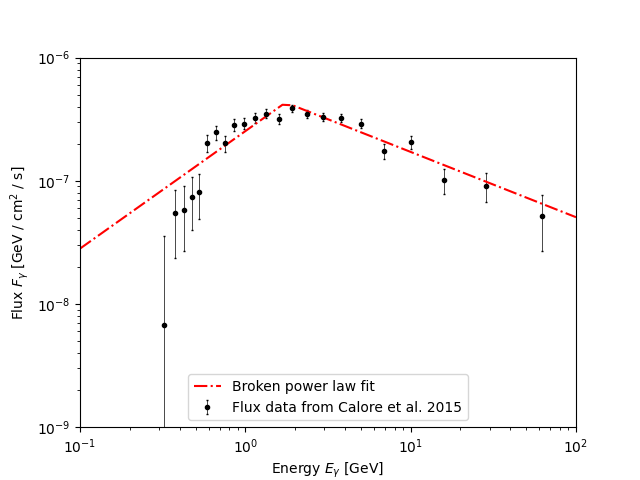

Generate this figure with Python:

#import
import time 
from datetime import timedelta
import numpy as np
import matplotlib.pyplot as plt
import scipy.integrate as integrate
from iminuit import Minuit
from iminuit.cost import LeastSquares
import sys
sys.path.insert(0, '/home/lorenzo/GCE-and-MSPs/toolbox')
from tools import cmtokpc, log_scale_int, GeVtoerg
from gce import gNRW2, broken_pl_arr, broken_pl
#from jacobi import propagate
import os

#***************************************************************
#****************************************************************
#USEFUL VALUES 
start_time = time.monotonic()

f = open('flux.txt', 'w')
lines =['flux.py results', '\n************************************************* \n \n']
f.writelines(lines)
#integration conditions
abs_err = 0.0
rel_err = 1.0e-6
div_numb = 100
#ROI bounds
b_min = np.deg2rad(2)              #ROI latitude min value
b_max = np.deg2rad(20)             #ROI latitude max value 
l_min = 0                          #ROI long. min value
l_max = b_max                      #ROI long. max value
#astronomical constants
rs = 20            #kpc            #scale radius (gNFW) 
g = 1.2            #kpc            #gamma-sloper (gNFW) 
rc = 8.5           #kpc            #Earth-GC distance
#solid angle integration
options = {'epsabs': abs_err, 'epsrel' : rel_err, 'limit' : div_numb}
#num = integrate.nquad(gNRW2, [[1.0e-6 , np.infty], [l_min, l_max], [b_min, b_max]] , args=(rs, g, rc), opts=options)
i1 = integrate.quad(np.sin, b_min, b_max, epsabs = abs_err, epsrel = rel_err, limit=div_numb)
i2 = integrate.quad(np.cos, l_min, l_max, epsabs = abs_err, epsrel = rel_err, limit=div_numb)
ang_norm = 2*i2[0]*(b_max-b_min)
#energy integratio bound
e_min = 0.1  #GeV
e_max = 10   #GeV
#****************************************************************
#Import data of Calore et al. 2015

class Data(object):
    def __init__(self):
        data = np.loadtxt('covariance.dat')
        self.ebins = data[:,0:2]  # Energy bins [GeV]
        self.emeans = self.ebins.prod(axis=1)**0.5  # Geometric mean energy [GeV]
        self.de = self.ebins[:,1] - self.ebins[:,0]  # Energy bin width [GeV]
        self.flux = data[:,2]  # (Average flux)*E^2 in energy bin[GeV/cm2/s/sr]
        self.flux_err = data[:,3]  # Flux error [GeV/cm2/s/sr]
        self.empirical_variance = data[:,4:28]  # Only empirical component [(GeV/cm2/s/sr)^2]
        self.full_variance = data[:,28:]  # Variance as it enters the spectral fit [(GeV/cm2/s/sr)^2]
        self.empirical_sigma = np.sqrt(np.diagonal(self.empirical_variance)) # Diagonal elements
        self.full_sigma = np.sqrt(np.diagonal(self.full_variance))  # Diagonal elements
        self.invSigma = np.linalg.inv(self.full_variance)  # Inverse matrix


d = Data() 

#****************************************************************
#Fit with a broken power law
l = LeastSquares(d.emeans, d.flux, d.full_sigma, broken_pl_arr) 
m = Minuit(l, 1.0e-6, 2.06, -0.6, 0.63, name=("F_0", "E_b", "n1", "n2" )) #following Dinsmore2022 notation

m.migrad()
m.hesse()

m.values[2], m.values[3] = m.values[2]+2 , m.values[3]+2  #to be better compared with Dinsmore values
f.write('Fit parameters:'), f.write('\n')
for key, value, error in zip(m.parameters, m.values, m.errors):
    line = [str(key), ' = ', str(value), ' +- ', str(error), '\n']
    for i in line: f.write(i)
m.values[2], m.values[3] = m.values[2]-2 , m.values[3]-2  #go back to fit values
#y, ycov = propagate(lambda norm, xb, n1, n2: broken_pl(d.emeans, norm, xb, n1, n2)[1], m.values, m.covariance)
#****************************************************************
#Calculation of the total flux
I = integrate.quad(broken_pl, e_min, e_max, args=tuple(m.values), epsabs = abs_err, epsrel = rel_err, limit=div_numb)
print(I[0], "  ", I[1])
f.write('--------------------------------------------------------\n\n')
fluxres1 =["Flux (in sr units): \nF_Omega =" , str(I[0]), " [GeV/cm^2/s/sr] = ", str(GeVtoerg(I[0])) , "[erg/cm^2/s/sr]", '\n']
fluxres2 =["Flux: \nF =" , str(I[0]*ang_norm) , " [GeV/cm^2/s] = ", str(GeVtoerg(I[0])*ang_norm) , "[erg/cm^2/s]"]
for i in fluxres1: f.write(i)
for i in fluxres2: f.write(i)

#****************************************************************
#PLOTS

#Flux in sr units
x_min = 1.0e-1
x_max = 1.0e2
y_min = 1.0e-9
y_max =1.0e-5
en = np.geomspace(x_min, x_max)
flux_fit = broken_pl_arr(en, *m.values)
fig, ax = plt.subplots()

ax.loglog()
ax.set_xlim(x_min, x_max)
ax.set_ylim(y_min, y_max)
ax.set_xlabel(r'Energy $E_\gamma$ [GeV]')
ax.set_ylabel(r'Flux $F_\gamma$ [GeV / $\mathregular{cm^2}$ / s / sr]')

ax = plt.errorbar(d.emeans,np.multiply(d.flux,1), yerr = d.flux_err,
color='black', capsize=1, capthick=1,ls='',
elinewidth=0.5,marker='o',markersize=3, label='Flux data from Calore et al. 2015')

plt.plot(en, flux_fit, color = "red", ls='-.', label = 'Broken power law fit')

plt.legend()

plt.savefig(os.path.join('flux_sr.png'))

#-------------------------------------------------------------------------
#Flux

fig2, ax2 = plt.subplots()

ax2.loglog()
ax2.set_xlim(1.0e-1, 1.0e2)
ax2.set_ylim(1.0e-9, 1.0e-6)
ax2.set_xlabel(r'Energy $E_\gamma$ [GeV]')
ax2.set_ylabel(r'Flux $F_\gamma$ [GeV / $\mathregular{cm^2}$ / s]')

ax2 = plt.errorbar(d.emeans,np.multiply(d.flux,ang_norm), yerr = np.multiply(d.flux_err, ang_norm),
color='black', capsize=1, capthick=1,ls='',
elinewidth=0.5,marker='o',markersize=3, label='Flux data from Calore et al. 2015')

plt.plot(en, np.multiply(flux_fit, ang_norm), color = "red", ls='-.', label = 'Broken power law fit')

plt.legend()

plt.savefig(os.path.join('flux.png'))

#----------------------------------------------------------------------------
f.close()
end_time = time.monotonic()
print(timedelta(seconds= end_time - start_time))